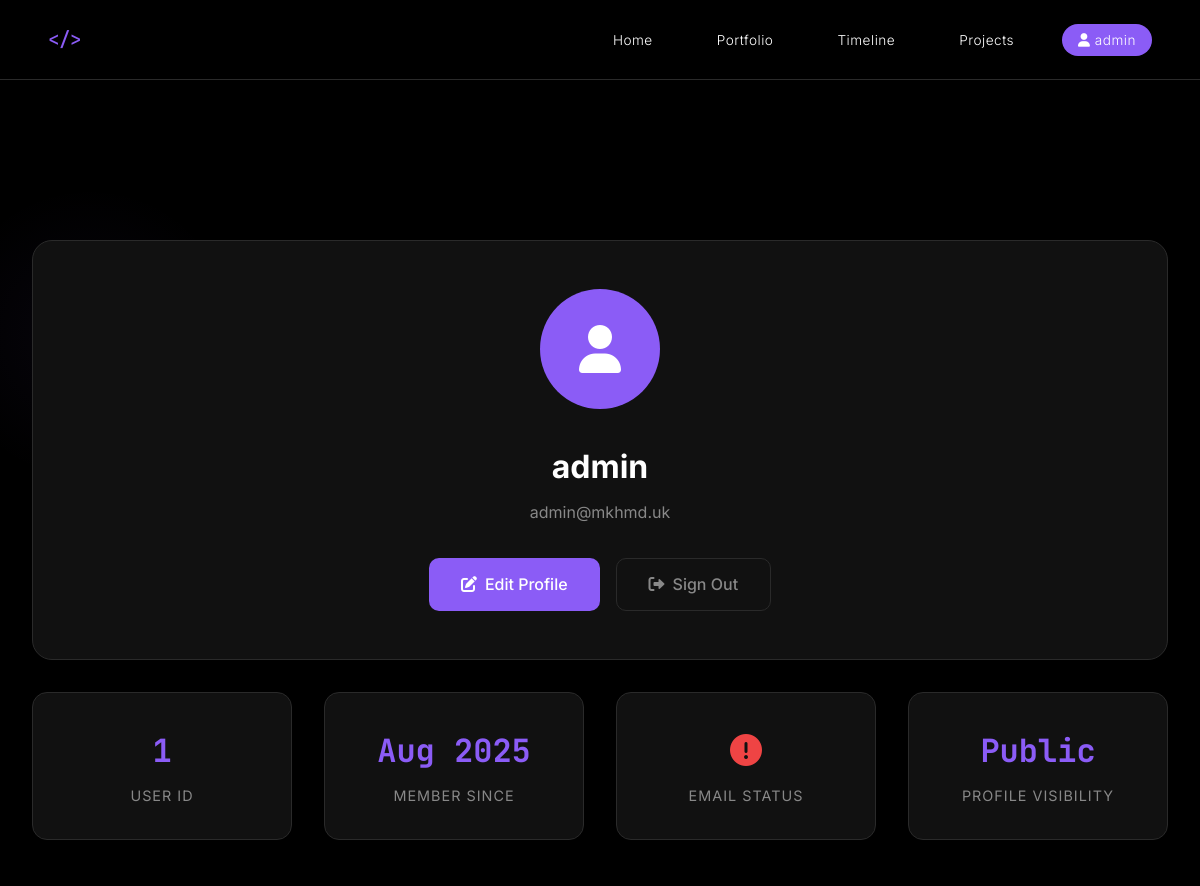
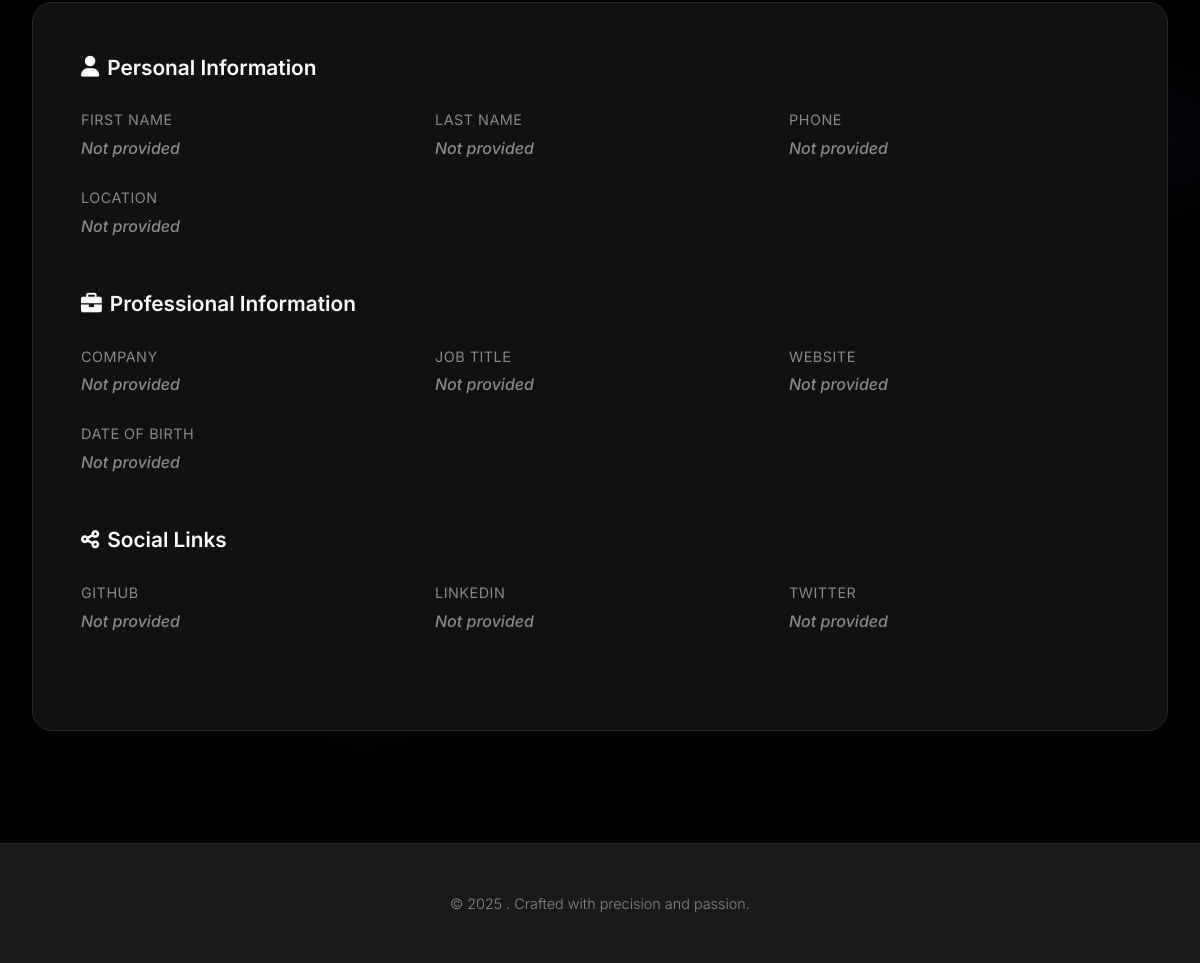
The page /accounts/profile/ (signed in) on the database its author committed (2 pictures, top to bottom).
### accounts/models.py (models this page shows, shortened)
class User(AbstractUser):
    email = models.EmailField(unique=True)
    is_email_verified = models.BooleanField(default=False)
    first_name = models.CharField(max_length=30, blank=True)
    last_name = models.CharField(max_length=30, blank=True)
    bio = models.TextField(max_length=500, blank=True)
    location = models.CharField(max_length=100, blank=True)
    website = models.URLField(blank=True)
    avatar = models.ImageField(upload_to='avatars/', blank=True, null=True)
    turnitin_balance = models.IntegerField(default=0, help_text="Number of Turnitin checks available")
    date_joined = models.DateTimeField(default=timezone.now)
    last_login = models.DateTimeField(blank=True, null=True)
    USERNAME_FIELD = 'email'
    REQUIRED_FIELDS = ['username']
    def get_full_name(self):
        return f"{self.first_name} {self.last_name}".strip() or self.username
    def get_short_name(self):
        return self.first_name or self.username

class UserProfile(models.Model):
    user = models.OneToOneField(User, on_delete=models.CASCADE, related_name='profile')
    phone = models.CharField(max_length=20, blank=True)
    date_of_birth = models.DateField(blank=True, null=True)
    company = models.CharField(max_length=100, blank=True)
    job_title = models.CharField(max_length=100, blank=True)
    github = models.URLField(blank=True)
    linkedin = models.URLField(blank=True)
    twitter = models.URLField(blank=True)
    email_notifications = models.BooleanField(default=True)
    profile_visibility = models.CharField(
        max_length=10,
        choices=[
            ('public', 'Public'),
            ('private', 'Private'),
        ],
        default='public'
    )
    created_at = models.DateTimeField(default=timezone.now)
    updated_at = models.DateTimeField(auto_now=True)

### accounts/views.py (the view)
# urls.py: path('profile/', views.profile_view, name='profile'),
@login_required
def profile_view(request):
    profile, created = UserProfile.objects.get_or_create(user=request.user)
    context = {
        'user': request.user,
        'profile': profile,
    }
    return render(request, 'accounts/profile.html', context)

### accounts/templates/accounts/profile.html (shortened to what this page needs)
{% extends 'website/base.html' %}
{% block content %}
<div class="profile-container">
    <div class="profile-header">
        <div class="profile-avatar">
            {% if user.avatar %}
                <img src="{{ user.avatar.url }}" alt="{{ user.get_full_name }}">
            {% else %}
                <i class="fas fa-user"></i>
            {% endif %}
        </div>
        <h1 class="profile-name">{{ user.get_full_name|default:user.username }}</h1>
        <p class="profile-email">{{ user.email }}</p>
        <div class="profile-actions">
            <a href="{% url 'accounts:edit_profile' %}" class="profile-btn btn-primary">
                <i class="fas fa-edit"></i>
                Edit Profile
            </a>
            <a href="{% url 'accounts:logout' %}" class="profile-btn btn-secondary">
                <i class="fas fa-sign-out-alt"></i>
                Sign Out
            </a>
        </div>
    </div>
    <div class="profile-stats">
        <div class="stat-card">
            <div class="stat-number">{{ user.id }}</div>
            <div class="stat-label">User ID</div>
        </div>
        <div class="stat-card">
            <div class="stat-number">{{ user.date_joined|date:"M Y" }}</div>
            <div class="stat-label">Member Since</div>
        </div>
        <div class="stat-card">
            <div class="stat-number">
                {% if user.is_email_verified %}
                    <i class="fas fa-check-circle" style="color: #10b981;"></i>
                {% else %}
                    <i class="fas fa-exclamation-circle" style="color: #ef4444;"></i>
                {% endif %}
            </div>
            <div class="stat-label">Email Status</div>
        </div>
        <div class="stat-card">
            <div class="stat-number">{{ profile.profile_visibility|title }}</div>
            <div class="stat-label">Profile Visibility</div>
        </div>
    </div>
    <div class="profile-info">
        <div class="info-section">
            <h2 class="info-title">
                <i class="fas fa-user"></i>
                Personal Information
            </h2>
            <div class="info-grid">
                <div class="info-item">
                    <span class="info-label">First Name</span>
                    <span class="info-value">{{ user.first_name|default:"<span class='empty-value'>Not provided</span>" }}</span>
                </div>
                <div class="info-item">
                    <span class="info-label">Last Name</span>
                    <span class="info-value">{{ user.last_name|default:"<span class='empty-value'>Not provided</span>" }}</span>
                </div>
                <div class="info-item">
                    <span class="info-label">Phone</span>
                    <span class="info-value">{{ profile.phone|default:"<span class='empty-value'>Not provided</span>" }}</span>
                </div>
                <div class="info-item">
                    <span class="info-label">Location</span>
                    <span class="info-value">{{ user.location|default:"<span class='empty-value'>Not provided</span>" }}</span>
                </div>
            </div>
        </div>
        <div class="info-section">
            <h2 class="info-title">
                <i class="fas fa-briefcase"></i>
                Professional Information
            </h2>
            <div class="info-grid">
                <div class="info-item">
                    <span class="info-label">Company</span>
                    <span class="info-value">{{ profile.company|default:"<span class='empty-value'>Not provided</span>" }}</span>
                </div>
                <div class="info-item">
                    <span class="info-label">Job Title</span>
                    <span class="info-value">{{ profile.job_title|default:"<span class='empty-value'>Not provided</span>" }}</span>
                </div>
                <div class="info-item">
                    <span class="info-label">Website</span>
                    <span class="info-value">
                        {% if user.website %}
                            <a href="{{ user.website }}" target="_blank">{{ user.website }}</a>
                        {% else %}
                            <span class="empty-value">Not provided</span>
                        {% endif %}
                    </span>
                </div>
                <div class="info-item">
                    <span class="info-label">Date of Birth</span>
                    <span class="info-value">{{ profile.date_of_birth|default:"<span class='empty-value'>Not provided</span>" }}</span>
                </div>
            </div>
        </div>
        <div class="info-section">
            <h2 class="info-title">
                <i class="fas fa-share-alt"></i>
                Social Links
            </h2>
            <div class="info-grid">
                <div class="info-item">
                    <span class="info-label">GitHub</span>
                    <span class="info-value">
                        {% if profile.github %}
                            <a href="{{ profile.github }}" target="_blank">{{ profile.github }}</a>
                        {% else %}
                            <span class="empty-value">Not provided</span>
                        {% endif %}
                    </span>
                </div>
                <div class="info-item">
                    <span class="info-label">LinkedIn</span>
                    <span class="info-value">
                        {% if profile.linkedin %}
                            <a href="{{ profile.linkedin }}" target="_blank">{{ profile.linkedin }}</a>
                        {% else %}
                            <span class="empty-value">Not provided</span>
                        {% endif %}
                    </span>
                </div>
                <div class="info-item">
                    <span class="info-label">Twitter</span>
                    <span class="info-value">
                        {% if profile.twitter %}
                            <a href="{{ profile.twitter }}" target="_blank">{{ profile.twitter }}</a>
                        {% else %}
                            <span class="empty-value">Not provided</span>
                        {% endif %}
                    </span>
                </div>
            </div>
        </div>
    </div>
</div>
{% endblock %}

### website/templates/website/base.html (shortened to what this page needs)
<!DOCTYPE html>
<html lang="en">
<head>
    <link href="https://cdnjs.cloudflare.com/ajax/libs/font-awesome/6.0.0/css/all.min.css" rel="stylesheet">
</head>
<body>
    <div class="floating-orbs">
    </div>
    <nav class="navbar">
        <div class="nav-container">
            <a href="{% url 'website:home' %}" class="logo">&lt;{{ name|lower }}/&gt;</a>
            <ul class="nav-links">
                <li><a href="{% url 'website:home' %}" {% if request.resolver_match.url_name == 'home' %}class="active"{% endif %}>Home</a></li>
                <li><a href="{% url 'website:portfolio' %}" {% if request.resolver_match.url_name in 'portfolio,achievements,blog' %}class="active"{% endif %}>Portfolio</a></li>
                <li><a href="{% url 'website:timeline' %}" {% if request.resolver_match.url_name in 'timeline,metrics,booking' %}class="active"{% endif %}>Timeline</a></li>
                <li><a href="{% url 'website:projects' %}" {% if request.resolver_match.url_name in 'projects,resources,turnitin' %}class="active"{% endif %}>Projects</a></li>
                {% if user.is_authenticated %}
                    <li><a href="{% url 'accounts:profile' %}" {% if 'accounts' in request.resolver_match.namespace %}class="active"{% endif %}>
                        <i class="fas fa-user"></i> {{ user.get_short_name }}
                    </a></li>
                {% else %}
                    <li><a href="{% url 'accounts:login' %}">Login</a></li>
                    <li><a href="{% url 'accounts:signup' %}" class="signup-btn">Sign Up</a></li>
                {% endif %}
            </ul>
        </div>
    </nav>
    <main class="page-content page-enter">
        {% block content %}
        {% endblock %}
    </main>
    <footer>
        <p>&copy; 2025 {{ name }}. Crafted with precision and passion.</p>
    </footer>
</body>
</html>

### website/templates/website/base.html (style rules this page uses)
:root { --primary-purple: #8b5cf6; --deep-purple: #7c3aed; --dark-purple: #5b21b6; --light-purple: #a78bfa; --pure-black: #000000; --soft-black: #111111; --charcoal: #1a1a1a; --pure-white: #ffffff; --off-white: #fafafa; --light-gray: #f5f5f5; --text-gray: #888888; --border-gray: #2a2a2a; }
* { margin: 0; padding: 0; box-sizing: border-box; }
html { scroll-behavior: smooth; }
body { font-family: 'Inter', -apple-system, BlinkMacSystemFont, sans-serif; background: var(--pure-black); color: var(--pure-white); line-height: 1.6; overflow-x: hidden; }
.navbar { position: fixed; top: 0; width: 100%; background: rgba(0, 0, 0, 0.95); backdrop-filter: blur(20px); border-bottom: 1px solid var(--border-gray); z-index: 1000; transition: all 0.3s ease; }
.nav-container { max-width: 1400px; margin: 0 auto; padding: 1.5rem 3rem; display: flex; justify-content: space-between; align-items: center; }
.logo { font-family: 'JetBrains Mono', monospace; font-size: 1.2rem; font-weight: 500; color: var(--primary-purple); letter-spacing: -0.5px; text-decoration: none; }
.nav-links { display: flex; list-style: none; gap: 2rem; }
.nav-links a { text-decoration: none; color: var(--pure-white); font-weight: 300; font-size: 0.85rem; letter-spacing: 0.5px; transition: all 0.3s ease; position: relative; padding: 0.5rem 1rem; border-radius: 20px; }
.nav-links a::after { content: ''; position: absolute; width: 0; height: 1px; bottom: 5px; left: 50%; background: var(--primary-purple); transition: all 0.3s ease; transform: translateX(-50%); }
.nav-links a.active { background: var(--primary-purple); color: var(--pure-white); }
.page-content { min-height: 100vh; padding-top: 120px; }
.floating-orbs { position: fixed; width: 100%; height: 100%; overflow: hidden; pointer-events: none; z-index: -1; }
.btn-primary { background: var(--primary-purple); color: var(--pure-white); border-color: var(--primary-purple); }
.btn-secondary { background: transparent; color: var(--pure-white); border-color: var(--border-gray); }
footer { background: var(--charcoal); border-top: 1px solid var(--border-gray); padding: 3rem; text-align: center; margin-top: 5rem; }
footer p { color: var(--text-gray); font-weight: 300; font-size: 0.9rem; }
.page-enter { animation: pageEnter 0.6s ease-out; }

### rows shown on the page
User: get_short_name "admin", get_full_name "admin", email "admin@mkhmd.uk", id "1", date_joined "Aug 2025", first_name "Not provided", last_name "Not provided", location "Not provided"
UserProfile: profile_visibility "Public", phone "Not provided", company "Not provided", job_title "Not provided", date_of_birth "Not provided"
